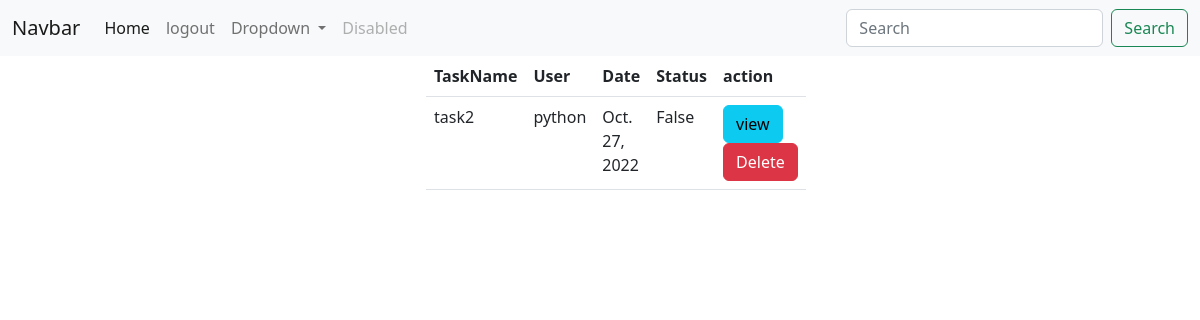
/web/todos/all (signed in), run on an earlier commit of the app's database.
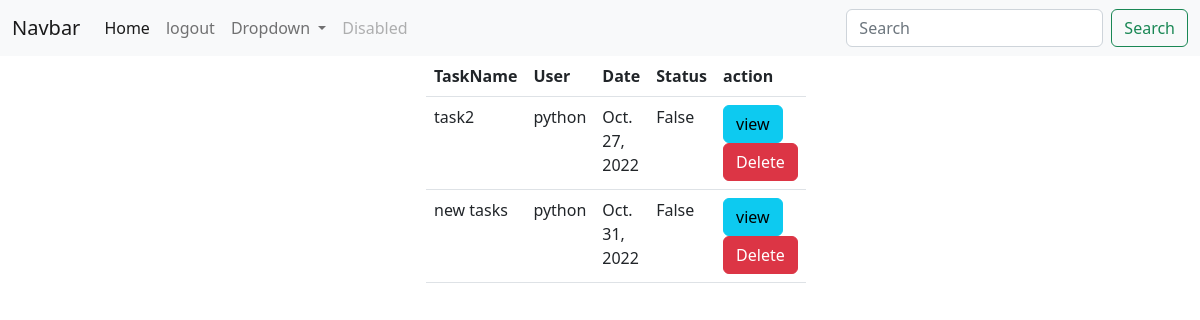
And on a later commit of the database.
### API/models.py (models this page shows, shortened)
class Todos(models.Model):
    task_name=models.CharField(max_length=200)
    user=models.ForeignKey(User,on_delete=models.CASCADE)
    status=models.BooleanField(default=False)
    created_date=models.DateField(auto_now_add=True)

### todoweb/views.py (the view)
# urls.py: path("todos/all",views.TodoListView.as_view(),name="todo-list"),
@method_decorator(signin_required,name="dispatch")
class TodoListView(ListView):
    template_name="todo-list.html"
    model=Todos
    context_object_name="todos"
    def get_queryset(self):
        return Todos.objects.filter(user=self.request.user)

### todoweb/views.py (called while the page is built)
def signin_required(fn):
    def wrapper(request,*args,**kw):
        if not request.user.is_authenticated:
            messages.error(request,"you must login first")
            return redirect("signin")
        else:
            return fn(request,*args,**kw)
    return wrapper

### todoweb/templates/todo-list.html
{%extends 'base.html'%}
{%block body_block%}
<div class="container">
    <div class="row">
        <div class="col-4"></div>
        <div class="col-4">
            <table class="table">
                <tr>
                    <th>TaskName</th>
                    <th>User</th>
                    <th>Date</th>
                    <th>Status</th>
                    <th>action</th>
                </tr>
                {%for todo in todos%}
                <tr>
                    <td>{{todo.task_name}}</td>
                    <td>{{todo.user}}</td>
                    <td>{{todo.created_date}}</td>
                    <td>{{todo.status}}</td>
                    <td>
                        <a href="{%url 'todo-detail' todo.id %}" class="btn btn-outline btn-info">view</a>
                        <a href="{%url 'todo-delete' todo.id %}" class="btn btn-outline btn-danger">Delete</a>
                    </td>
                </tr>
                {%endfor%}
            </table>
        </div>
        <div class="col-4"></div>
    </div>
{%endblock%}

### todoweb/templates/base.html (shortened to what this page needs)
<!DOCTYPE html>
<html lang="en">
<head>
    <link href="https://cdn.jsdelivr.net/npm/bootstrap@5.2.3/dist/css/bootstrap.min.css" rel="stylesheet">
</head>
<body>
    <nav class="navbar navbar-expand-lg bg-light">
        <div class="container-fluid">
          <a class="navbar-brand" href="#">Navbar</a>
          <div class="collapse navbar-collapse" id="navbarSupportedContent">
            <ul class="navbar-nav me-auto mb-2 mb-lg-0">
              <li class="nav-item">
                <a class="nav-link active" aria-current="page" href="#">Home</a>
              </li>
              <li class="nav-item">
                <a class="nav-link" href="{%url 'sign-out'%}">logout</a>
              </li>
              <li class="nav-item dropdown">
                <a class="nav-link dropdown-toggle" href="#" role="button" data-bs-toggle="dropdown" aria-expanded="false">
                  Dropdown
                </a>
              </li>
              <li class="nav-item">
                <a class="nav-link disabled">Disabled</a>
              </li>
            </ul>
            <form class="d-flex" role="search">
              <input class="form-control me-2" type="search" placeholder="Search" aria-label="Search">
              <button class="btn btn-outline-success" type="submit">Search</button>
            </form>
          </div>
        </div>
      </nav>
      <div class="container">
        {%block body_block%}
        {%endblock%}
</body>
</html>

What changed in the data, as far as the page shows it:
added Todos: task_name "new tasks", user "python", created_date "Oct. 31, 2022", status "False"
